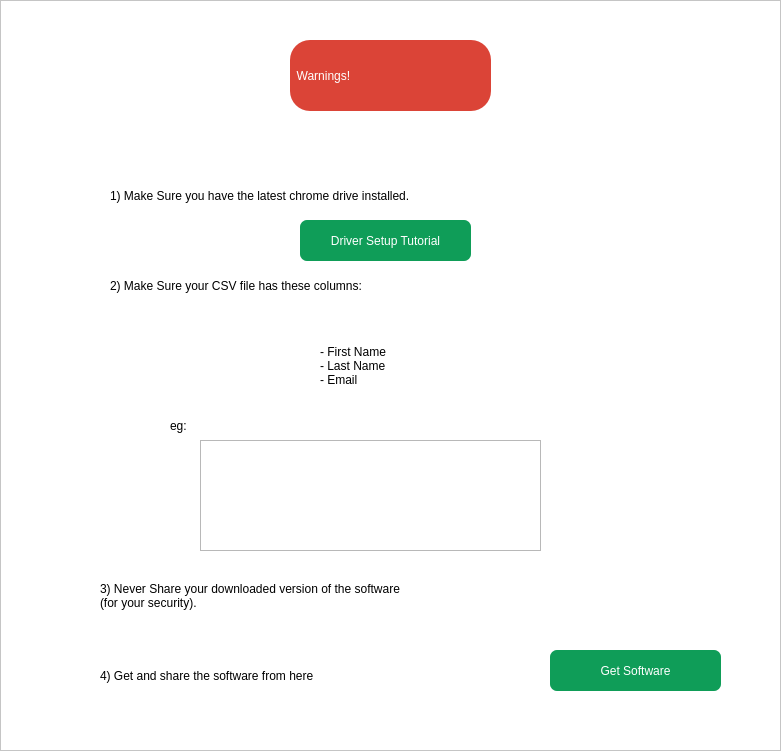
<?xml version="1.0" encoding="UTF-8"?>
<ui version="4.0">
 <class>MainWindow</class>
 <widget class="QMainWindow" name="MainWindow">
  <property name="geometry">
   <rect>
    <x>0</x>
    <y>0</y>
    <width>781</width>
    <height>751</height>
   </rect>
  </property>
  <property name="minimumSize">
   <size>
    <width>781</width>
    <height>751</height>
   </size>
  </property>
  <property name="maximumSize">
   <size>
    <width>781</width>
    <height>751</height>
   </size>
  </property>
  <property name="windowTitle">
   <string>MainWindow</string>
  </property>
  <widget class="QWidget" name="centralwidget">
   <widget class="QFrame" name="main_frame">
    <property name="geometry">
     <rect>
      <x>0</x>
      <y>0</y>
      <width>781</width>
      <height>751</height>
     </rect>
    </property>
    <property name="styleSheet">
     <string notr="true">#main_frame{
	background-color: rgb(255, 255, 255);
}</string>
    </property>
    <property name="frameShape">
     <enum>QFrame::StyledPanel</enum>
    </property>
    <property name="frameShadow">
     <enum>QFrame::Raised</enum>
    </property>
    <widget class="QLabel" name="w_label">
     <property name="geometry">
      <rect>
       <x>290</x>
       <y>40</y>
       <width>201</width>
       <height>71</height>
      </rect>
     </property>
     <property name="styleSheet">
      <string notr="true">#w_label{	
	font: 57 22pt &quot;Google Sans&quot;;
	background-color: rgb(219,68,55);
	color: rgb(255, 255, 255);
border-radius:20px;
}
</string>
     </property>
     <property name="text">
      <string>  Warnings!</string>
     </property>
    </widget>
    <widget class="QLabel" name="label1">
     <property name="geometry">
      <rect>
       <x>110</x>
       <y>150</y>
       <width>581</width>
       <height>91</height>
      </rect>
     </property>
     <property name="styleSheet">
      <string notr="true">#label1{	
	font: 57 14pt &quot;Google Sans&quot;;

}
</string>
     </property>
     <property name="text">
      <string>1) Make Sure you have the latest chrome drive installed.</string>
     </property>
    </widget>
    <widget class="QPushButton" name="driver_btn">
     <property name="geometry">
      <rect>
       <x>300</x>
       <y>220</y>
       <width>171</width>
       <height>41</height>
      </rect>
     </property>
     <property name="styleSheet">
      <string notr="true">#driver_btn{
background-color: rgb(15,157,88);
	font: 57 10pt &quot;Google Sans&quot;;
border-radius:7px;
color: rgb(255, 255, 255);
}
#driver_btn:hover{
background-color: rgb(219,68,55);


	color: rgb(255, 255, 255);
}
</string>
     </property>
     <property name="text">
      <string>Driver Setup Tutorial</string>
     </property>
    </widget>
    <widget class="QLabel" name="label2">
     <property name="geometry">
      <rect>
       <x>110</x>
       <y>240</y>
       <width>481</width>
       <height>91</height>
      </rect>
     </property>
     <property name="styleSheet">
      <string notr="true">#label2{	
	font: 57 14pt &quot;Google Sans&quot;;

}
</string>
     </property>
     <property name="text">
      <string>2) Make Sure your CSV file has these columns: </string>
     </property>
    </widget>
    <widget class="QLabel" name="label3">
     <property name="geometry">
      <rect>
       <x>320</x>
       <y>310</y>
       <width>151</width>
       <height>111</height>
      </rect>
     </property>
     <property name="styleSheet">
      <string notr="true">#label3{	
	font: 57 14pt &quot;Google Sans&quot;;

}</string>
     </property>
     <property name="text">
      <string>- First Name
- Last Name
- Email</string>
     </property>
    </widget>
    <widget class="QFrame" name="frame">
     <property name="geometry">
      <rect>
       <x>200</x>
       <y>440</y>
       <width>341</width>
       <height>111</height>
      </rect>
     </property>
     <property name="styleSheet">
      <string notr="true">background-image: url(:/newPrefix/assets/eg.jpg);</string>
     </property>
     <property name="frameShape">
      <enum>QFrame::StyledPanel</enum>
     </property>
     <property name="frameShadow">
      <enum>QFrame::Raised</enum>
     </property>
    </widget>
    <widget class="QLabel" name="eg_label">
     <property name="geometry">
      <rect>
       <x>170</x>
       <y>380</y>
       <width>41</width>
       <height>91</height>
      </rect>
     </property>
     <property name="styleSheet">
      <string notr="true">#eg_label{	
	font: 57 14pt &quot;Google Sans&quot;;

}
</string>
     </property>
     <property name="text">
      <string>eg:</string>
     </property>
    </widget>
    <widget class="QLabel" name="label_3">
     <property name="geometry">
      <rect>
       <x>100</x>
       <y>550</y>
       <width>601</width>
       <height>91</height>
      </rect>
     </property>
     <property name="styleSheet">
      <string notr="true">#label_3{	
	font: 57 14pt &quot;Google Sans&quot;;

}
</string>
     </property>
     <property name="text">
      <string>3) Never Share your downloaded version of the software
(for your security).</string>
     </property>
    </widget>
    <widget class="QLabel" name="label4">
     <property name="geometry">
      <rect>
       <x>100</x>
       <y>650</y>
       <width>601</width>
       <height>51</height>
      </rect>
     </property>
     <property name="styleSheet">
      <string notr="true">#label4{	
	font: 57 14pt &quot;Google Sans&quot;;

}</string>
     </property>
     <property name="text">
      <string>4) Get and share the software from here</string>
     </property>
    </widget>
    <widget class="QPushButton" name="find_btn">
     <property name="geometry">
      <rect>
       <x>550</x>
       <y>650</y>
       <width>171</width>
       <height>41</height>
      </rect>
     </property>
     <property name="styleSheet">
      <string notr="true">#find_btn{
background-color: rgb(15,157,88);
	font: 57 10pt &quot;Google Sans&quot;;
border-radius:7px;
color: rgb(255, 255, 255);
}
#find_btn:hover{
background-color: rgb(219,68,55);


	color: rgb(255, 255, 255);
}
</string>
     </property>
     <property name="text">
      <string>Get Software</string>
     </property>
    </widget>
   </widget>
  </widget>
 </widget>
 <resources>
  <include location="pics.qrc"/>
 </resources>
 <connections/>
</ui>
